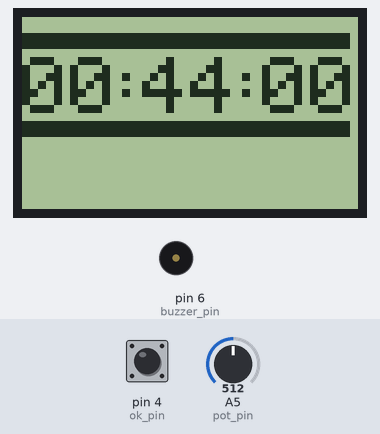
Simulated run of this sketch. Board: Arduino Uno, built with avr-gcc and run on an emulated ATmega328P. On the bench: 84×48 one-colour display, buzzer (waves = sounding, pin HIGH). Inputs (shaded band) come from the test bench; at power-on: pin 4 (ok_pin) HIGH, A5 (pot_pin) = 512.

Above: at 1.2 s.
1.3 s: pin 4 (ok_pin) pulled LOW for 1 s
At 3.4 s:
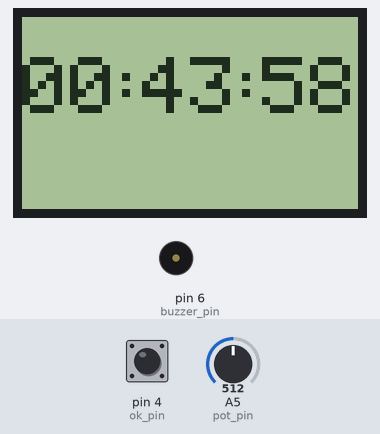
5.3 s: pin 4 (ok_pin) pulled LOW for 3.2 s
At 6.6 s:
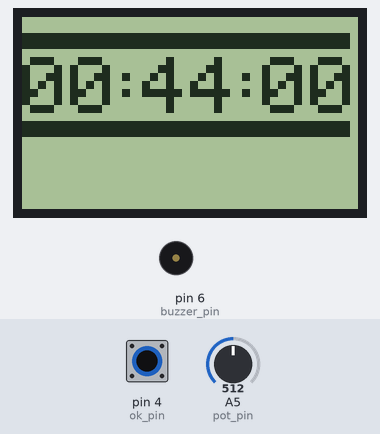
10.0 s: A5 (pot_pin) set to 710
At 10.5 s:
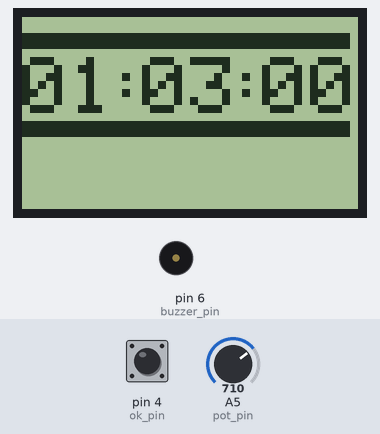
11.7 s: A5 (pot_pin) set to 716
At 12.5 s:
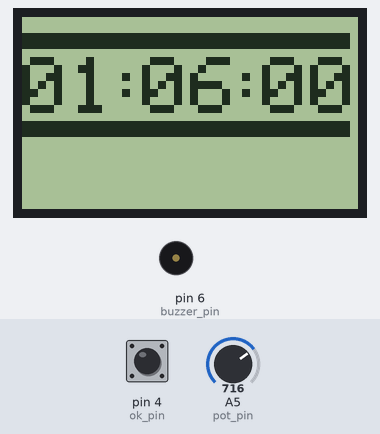
13.3 s: A5 (pot_pin) set to 690
At 14.5 s:
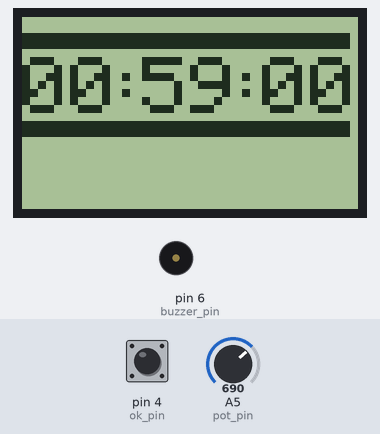
Timing chart, 0 to 16.0 s (numbered marks = the images above; inputs shaded):
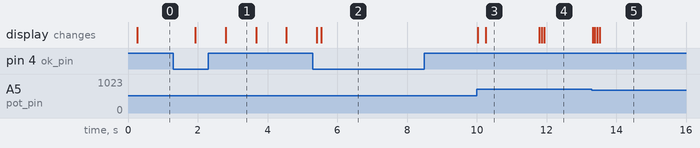

The sketch:

cook_timer.ino
```cpp
#include <Adafruit_GFX.h>
#include <Adafruit_PCD8544.h>

Adafruit_PCD8544 display = Adafruit_PCD8544(8, 9, 10, 11, 12);

#define NOTE_F5  698
#define NOTE_G5  784
#define NOTE_A5  880
#define NOTE_B5  988
#define NOTE_C6  1047
#define NOTE_D6  1175
#define NOTE_E6  1319
#define NOTE_F6  1397

int buzzer_pin = 6;
int ok_pin = 4;
int pot_pin = A5;

//variáveis para diminuir variação do potenciômetro
const int numReadings = 10;
int readings[numReadings];
int readIndex = 0;
int total = 0;
int average = 0;

int ok = HIGH;
int pot = 0;
long loops = 0;
int timer_minutes = 0;
int timer_seconds = 0;
bool running = false;
int ok_press_count = 0;
bool ignore_ok_press = false;

void setup(){
  pinMode(buzzer_pin, OUTPUT);
  pinMode(ok_pin, INPUT_PULLUP);
  pinMode(pot_pin, INPUT);

  display.begin();
  display.setContrast(55);
  display.setTextColor(BLACK);
  display.clearDisplay();
  display.setTextSize(2);

  for (int thisReading = 0; thisReading < numReadings; thisReading++) {
    readings[thisReading] = 0;
  }
}

void loop(){
  int i = 0;
  display.clearDisplay();

  ok = digitalRead(ok_pin);
  if (ok == LOW){
    if (!ignore_ok_press){
      ok_press_count++;
    }
    //tone(buzzer_pin, 900);
  } else {
    ok_press_count = 0;
    ignore_ok_press = false;
    //noTone(buzzer_pin);
  }

  if (ok_press_count > 20 && !running){
    running = true;
    timer_seconds = average * 60;
    ok_press_count = 0;
    ignore_ok_press = true;
  } else if (ok_press_count > 20 && running){
    ok_press_count = 0;
    running = false;
    ignore_ok_press = true;
  }

  if (running){
    if (timer_seconds % 2 == 0){
      display.drawLine(0, 8, 81, 8, BLACK);
      display.drawLine(0, 25, 81, 25, BLACK);
    }
    tick();
  } else {
    for (i=0; i<4; i++){
      display.drawLine(0, 4 + i, 81, 4 + i, BLACK);
      display.drawLine(0, 26 + i, 81, 26 + i, BLACK);
    }
  }

  pot = analogRead(pot_pin);
  if (pot < 700){
    pot = map(pot, 0, 700, 1, 60);
  } else {
    pot = map(pot, 700, 1023, 60, 183);
  }
  if (pot > 180){
    pot = 180;
  }
  total = total - readings[readIndex];
  readings[readIndex] = pot;
  total = total + readings[readIndex];
  readIndex = readIndex + 1;
  if (readIndex >= numReadings) {
    readIndex = 0;
  }
  average = total / numReadings;
  if (!running){
    print_minutes(average);
  }

  loops++;
  if (loops == 2000000000){
    loops = 0;
  }
  delay(10);
}

void tick(){
  if (loops % 82 == 0){
    timer_seconds--;
    print_seconds(timer_seconds);
  }
  if (timer_seconds == 0){
    running = false;
    ring_the_bell();
  }
}

void ring_the_bell(){
  int i, j;
  for (i=0; i<5; i++){
    for (j=0; j<4; j++){
      play(2700, 50);
      stop(70);
    }
    stop(500);
  }
  /*for (i=0; i<2; i++){
    play(NOTE_C6, 300);
    stop(33);
    play(NOTE_C6, 100);
    stop(33);
    play(NOTE_C6, 100);
    stop(33);
    play(NOTE_D6, 300);
    stop(33);
    play(NOTE_C6, 300);
    stop(300);
    play(NOTE_E6, 300);
    stop(33);
    play(NOTE_F6, 300);
    stop(300);

    play(NOTE_C6, 300);
    stop(33);
    play(NOTE_C6, 100);
    stop(33);
    play(NOTE_C6, 100);
    stop(33);
    play(NOTE_D6, 300);
    stop(33);
    play(NOTE_C6, 300);
    stop(300);
    play(NOTE_A5, 300);
    stop(33);
    play(NOTE_F5, 300);
    stop(300);
  }*/
}

void play(int note, int d){
  tone(buzzer_pin, note);
  delay(d);
}

void stop(int d){
  noTone(buzzer_pin);
  delay(d);
}

void print_minutes(int min){
  int h, m = 0;
  if (min > 59){
    h = min / 60;
    m = min % 60;
  } else {
    h = 0;
    m = min;
  }
  print_clock(h, m, 0);
}

void print_seconds(int secs){
  int h = 0;
  int m = 0;
  int s = 0;
  if (secs >= 60 * 60){
    h = secs / 60;
    secs = secs % 60;
  }
  if (secs >= 60){
    m = secs / 60;
    s = secs % 60;
  } else {
    s = secs;
  }
  print_clock(h, m, s);
}

void print_clock(int h, int m, int s){
  int y = 10;
  if (h > 9){
    h = 9;
  }
  display.setTextSize(2);
  display.setCursor(0, y);
  if (h < 10){
    display.print(0);
  }
  display.print(h);
  display.setCursor(21, y);
  display.print(":");
  display.setCursor(30, y);
  if (m < 10){
    display.print(0);
  }
  display.print(m);
  display.setCursor(51, y);
  display.print(":");
  display.setCursor(60, y);
  if (s < 10){
    display.print(0);
  }
  display.print(s);
  display.display();
}
```

Measured:
- after the input at 1.3 s, the display: first changes after 0.63 s (image 1 shows a later state)
- after the input at 10.0 s, the display: first changes at once (image 3 shows a later state)
- after the input at 11.7 s, the display: first changes after 0.09 s (image 4 shows a later state)
- after the input at 13.3 s, the display: first changes at once (image 5 shows a later state)
- what the display in image 1 shows lasts 0.9 s, from 2.8 s to 3.7 s
